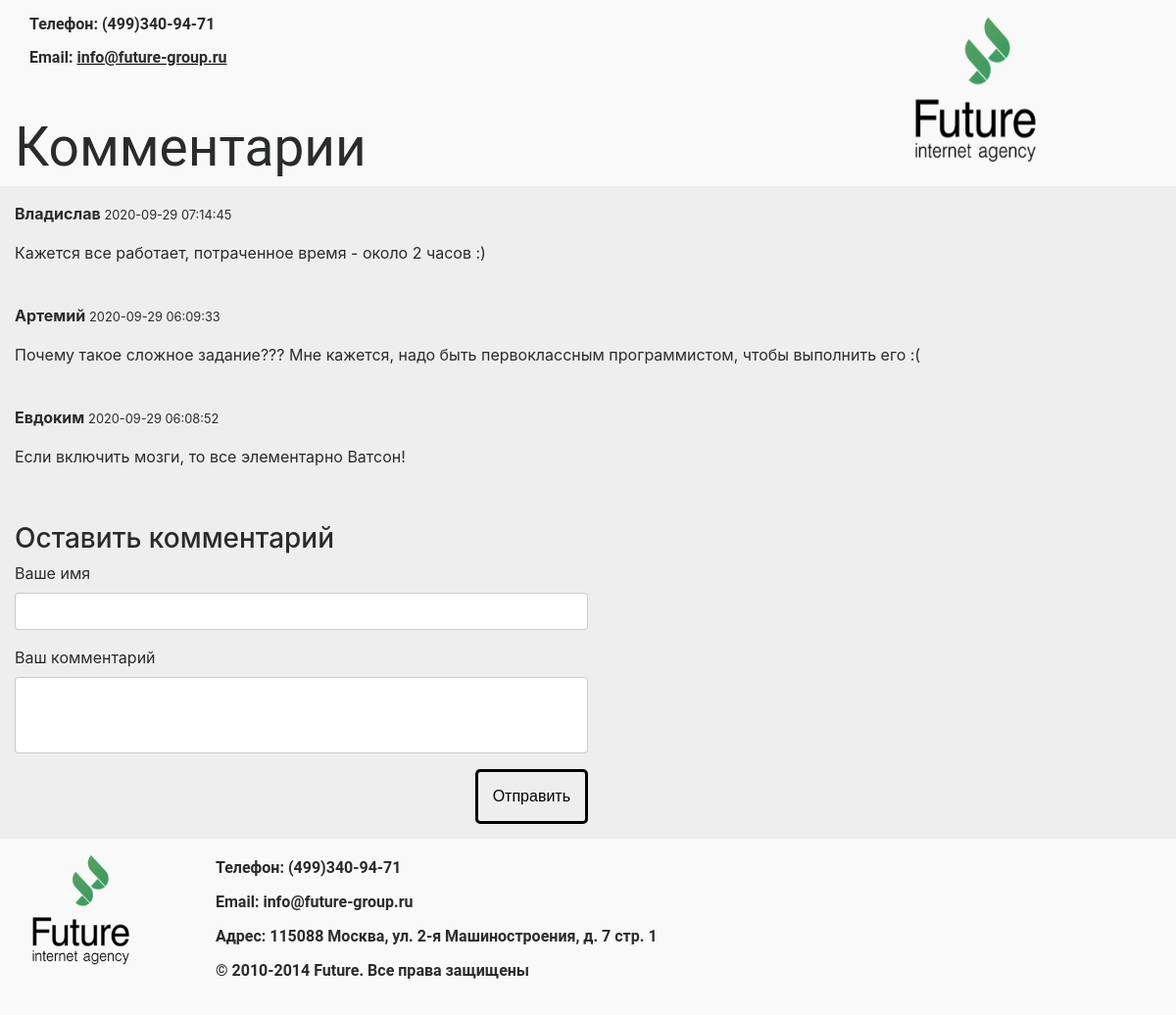
The page / on the database its author committed.
### tables this page shows
CREATE TABLE `comments` (
  `id` int(11) NOT NULL,
  `page_id` int(11) NOT NULL,
  `name` varchar(255) NOT NULL,
  `text_comment` varchar(255) NOT NULL,
  `time` timestamp NOT NULL
);

### index.php (the view, shortened to what this page needs)
<!DOCTYPE html>
<html lang="en">
  <head>
    <link href="css/bootstrap.min.css" rel="stylesheet">
    <link href="css/style.css" rel="stylesheet">
  </head>
  <body>
    <div class="container-fluid">
	<div class="row">
		<div class="col-md-12">
			<div class="row header">
				<div class="col-md-9">
					<p>
                    Телефон: (499)340-94-71
                    </p>
                    <p>
                        Email: <span id="info-email">info@future-group.ru</span>
                    </p>
					<h3>
						Комментарии
					</h3>
				</div>
				<div class="col-md-2 logo">
					<img alt="Bootstrap Image Preview" src="img/logo.png" >
				</div>
                <div class="col-md-1"></div>
			</div>
            <div class="body">
			<div class="row">
				<div class="col-md-12">
					<p>
                        <?php
                        $q = new SplQueue();
                        $page_id = 150;
                        $mysqli = new mysqli("localhost", "root", "root", "db");
                        $result_set = $mysqli->query("SELECT * FROM `comments` WHERE `page_id`='$page_id'");
                        while ($row = $result_set->fetch_assoc()) {
                            $content = "<p class='comment_name'>" . $row['name'] .  "   <span id='time'>" . $row['time'] ."</span> </p>" .
                           "<p class='comment_text'>" . $row['text_comment'] . "</p><br />";
                            $q->push($content);
              }
                       for($i=0;$i<3;$i++)
                            echo $q->pop();
                        ?>
                    </p>
				</div>
			</div>
			<div class="row">
				<div class="col-md-12">
					<h3>
                        Оставить комментарий
					</h3>
					<form role="form" name="comment" action="comment.php" method="post">
						<div class="form-group">
							<label for="username">
                                Ваше имя
							</label>
                            <div class="col">
                                <input type="text" class="form-control" id="username" placeholder="" name="name">
                            </div>
                        </div>
						<div class="form-group">
                            <label for="exampleFormControlTextarea1">Ваш комментарий</label>
                            <textarea class="form-control" id="exampleFormControlTextarea1" rows="3" name="text_comment"></textarea>
						</div>
                        <p>
                        <button type="submit" class="btn btn-primary btn_form">
							Отправить
						</button>
                        </p>
					</form>
				</div>
			</div>
            </div>
			<div class="row footer">
				<div class="col-md-2 footer_logo">
					<img alt="Bootstrap Image Preview" src="img/logo.png">
				</div>
				<div class="col-md-10 footer_text">
					<p>
                        Телефон: (499)340-94-71
					</p>
                    <p>
                        Email: info@future-group.ru
                    </p>
                    <p>
                        Адрес: 115088 Москва, ул. 2-я Машиностроения, д. 7 стр. 1
                    </p>
                    <p>
                        © 2010-2014 Future. Все права защищены
                    </p>
				</div>
			</div>
		</div>
	</div>
</div>
  </body>
</html>

### css/style.css (style rules this page uses)
.header { background-color:#f9f9f9; }
.col-md-12 { background-color:#eeeeee; }
.body { background-color:#eeeeee; }
.footer { background-color:#f9f9f9; }
#info-email { text-decoration: underline black; }
.header p { font: bold 100% roboto; margin:15px; }
.header h3 { font: normal 55px roboto; margin-top:50px; }
.logo img { padding:15px; width:95%; height:95%; }
form { max-width: 50%; overflow:auto; }
.form-group .col { padding:0; }
.comment_name { font-weight: bold; }
.footer_logo img { padding:15px; width:80%; height:80%; }
#time { font-weight: normal; font-size:80%; }
.footer_text { padding:20px; }
.footer_text p { font: bold 100% roboto; }
.btn_form { float:right; margin:0 0 15px 20px; padding:15px 15px; display: inline-block; max-width: 200px; color: black; border: 3px solid black; border-radius: 5px; text-align: center; outline: none; text-decoration: none; background-color:#0275d800; }
textarea { resize:none; border: 3px solid black; }

### rows shown on the page
comments: name "Владислав", time "2020-09-29 07:14:45", text_comment "Кажется все работает, потраченное время - около 2 часов :)"
comments: name "Артемий", time "2020-09-29 06:09:33", text_comment "Почему такое сложное задание??? Мне кажется, надо быть первоклассным программистом, чтобы выполнить его :("
comments: name "Евдоким", time "2020-09-29 06:08:52", text_comment "Если включить мозги, то все элементарно Ватсон!"
